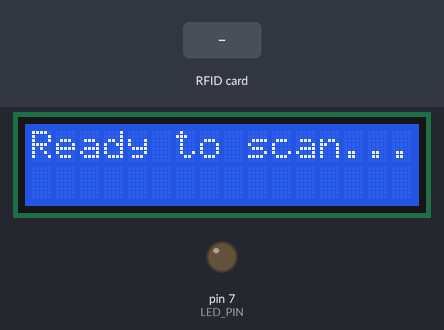
A sketch run on a simulated Arduino Uno, built with avr-gcc and run on an emulated ATmega328P. Parts: 16×2 character LCD, output pins drawn as LEDs (lit = HIGH). The test bench sets the inputs (shaded band). What the sketch prints to the serial monitor is not drawn.

Above: at 1.2 s.
1.3 s: RFID card 5E 7A 19 C4 held to the reader
At 1.9 s:
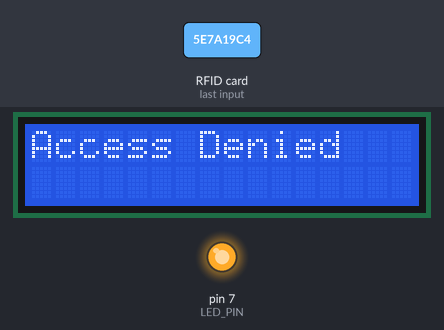
4.3 s: RFID card B9 D8 53 6E held to the reader
At 6.2 s:
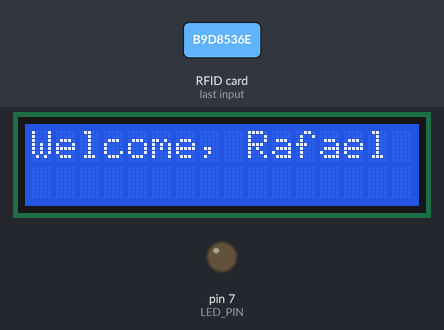
6.8 s: RFID card C9 69 E2 6E held to the reader
At 7.8 s:
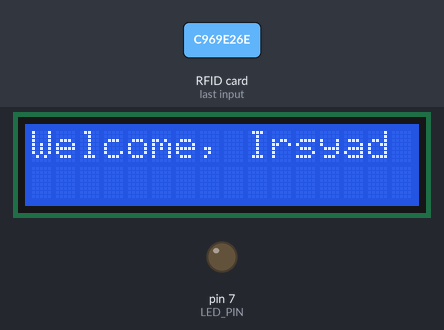
Timing chart, 0 to 9.8 s (numbered marks = the images above; inputs shaded):
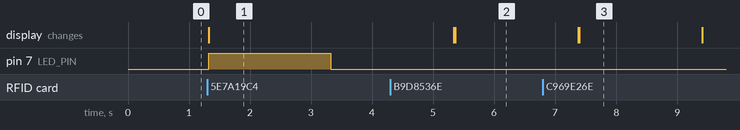

Measured:
- after the input at 1.3 s, pin 7 (LED_PIN): LOW → HIGH at once, → LOW 2.0 s later; the display: changes at once (image 1)
- after the input at 4.3 s, the display: first differs from a run without the input after 1.1 s (image 2)
- after the input at 6.8 s, the display: first differs from a run without the input after 0.59 s (image 3)

The sketch:

no5.ino
```cpp
#include <Wire.h>
#include <Adafruit_PN532.h>
#include <LiquidCrystal_I2C.h>

#define SDA_PIN A4   // Pin SDA untuk PN532 (I2C)
#define SCL_PIN A5   // Pin SCL untuk PN532 (I2C)
#define LED_PIN 7    // Pin untuk LED

Adafruit_PN532 nfc(SDA_PIN, SCL_PIN);
LiquidCrystal_I2C lcd(0x27, 16, 2); // Alamat I2C untuk LCD (pastikan alamat sesuai dengan modul Anda)

// Data UID dan nama pemilik kartu
const uint8_t cardData[2][7] = {
  {0xB9, 0xD8, 0x53, 0x6E}, // UID kartu 1
  {0xC9, 0x69, 0xE2, 0x6E}  // UID Kartu 2
};
const char *cardOwners[2] = {
  "Rafael",  // Nama pemilik kartu 1
  "Irsyad"     // Nama pemilik kartu 2
};
const int numCards = 2;

void setup() {
  pinMode(LED_PIN, OUTPUT);
  digitalWrite(LED_PIN, LOW); // Pastikan LED mati awalnya

  Serial.begin(9600);
  Serial.println("Initializing PN532 and LCD...");

  nfc.begin();
  lcd.init();
  lcd.backlight();

  uint32_t versiondata = nfc.getFirmwareVersion();
  if (!versiondata) {
    Serial.println("PN532 not detected. Check connections.");
    lcd.print("RFID ERROR");
    while (1); // Berhenti di sini jika tidak ada modul PN532
  }

  nfc.SAMConfig();
  lcd.clear();
  lcd.print("Ready to scan...");
}

void loop() {
  uint8_t success;
  uint8_t uid[7];     // UID dari kartu
  uint8_t uidLength;

  // Periksa apakah ada kartu yang terbaca
  success = nfc.readPassiveTargetID(PN532_MIFARE_ISO14443A, uid, &uidLength);

  if (success) {
    Serial.println("RFID card detected!");
    lcd.clear();

    // Cetak UID kartu ke serial monitor
    Serial.print("Card UID: ");
    for (uint8_t i = 0; i < uidLength; i++) {
      Serial.print(uid[i], HEX);
      Serial.print(" ");
    }
    Serial.println();

    // Periksa apakah kartu terdaftar
    int cardIndex = checkCard(uid, uidLength);
    if (cardIndex != -1) {
      Serial.println("Card is authorized!");
      lcd.print("Welcome, ");
      lcd.print(cardOwners[cardIndex]); // Tampilkan nama pemilik di LCD
    } else {
      Serial.println("Card is NOT authorized!");
      lcd.print("Access Denied");
      digitalWrite(LED_PIN, HIGH); // LED menyala
      delay(2000);
      digitalWrite(LED_PIN, LOW); // LED mati
    }

    // Tunggu sebentar sebelum membaca kartu berikutnya
    delay(2000);
    lcd.clear();
    lcd.print("Ready to scan...");
  }
}

// Fungsi untuk memeriksa kartu dan mengembalikan indeksnya jika terdaftar
int checkCard(uint8_t *uid, uint8_t length) {
  for (int i = 0; i < numCards; i++) {
    bool match = true;
    for (int j = 0; j < length; j++) {
      if (cardData[i][j] != uid[j]) {
        match = false;
        break;
      }
    }
    if (match) {
      return i; // Indeks kartu yang cocok
    }
  }
  return -1; // Kartu tidak ditemukan
}
```
